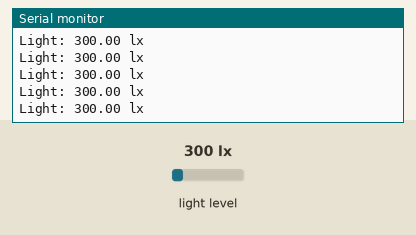
This sketch was run on a simulated ESP8266 (NodeMCU). On the bench: the last lines printed to the serial monitor. Inputs (shaded band) come from the test bench; at power-on: light level 300 lx.

Above: at 1.2 s.
1.3 s: light level set to 40 lx
At 1.9 s:
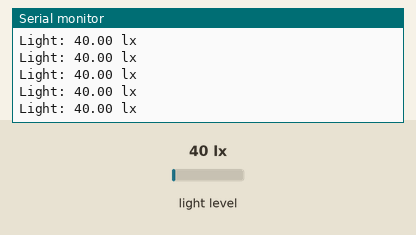
4.3 s: light level set to 500 lx
At 5.2 s:
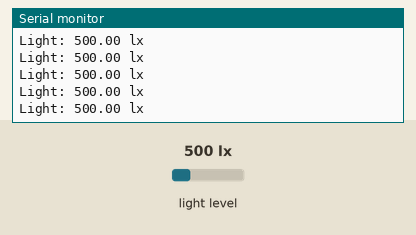
7.3 s: light level set to 40 lx
At 7.9 s:
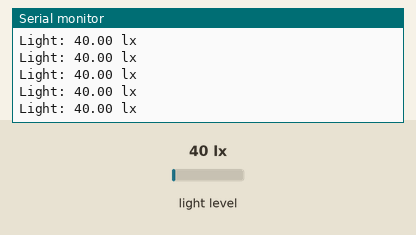
10.3 s: light level set to 1000 lx
At 10.8 s:
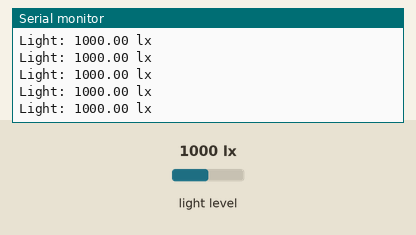
Timing chart, 0 to 13.3 s (numbered marks = the images above; inputs shaded):
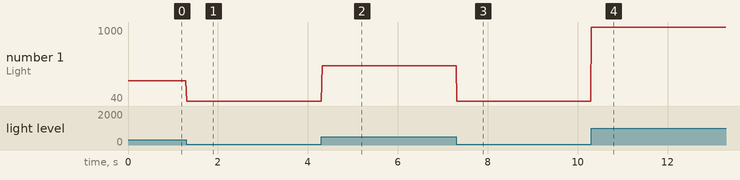

Measured:
- after the input at 1.3 s, the serial monitor: prints a new line at once (image 1)
- after the input at 4.3 s, the serial monitor: prints a new line at once (image 2)
- after the input at 7.3 s, the serial monitor: prints a new line at once (image 3)
- after the input at 10.3 s, the serial monitor: prints a new line at once (image 4)
- plotted number 1: 300 → 40 after the input at 1.3 s, 40 → 500 after the input at 4.3 s, 500 → 40 after the input at 7.3 s, 40 → 1000 after the input at 10.3 s

The sketch:

light_intensity_sensor.ino
```cpp
/*

  Connection:

    VCC -> 3V3 or 5V
    GND -> GND
    SCL -> D3
    SDA -> D4
    ADD -> (not connected) or GND

*/

#include <Wire.h>
#include <BH1750.h>

BH1750 lightMeter(0x23);

void setup(){

  Serial.begin(9600);

  // Initialize the I2C bus (BH1750 library doesn't do this automatically)
  Wire.begin(D4, D3);  //SDA = D4  SCL = D3

  // begin returns a boolean that can be used to detect setup problems.
  if (lightMeter.begin(BH1750::CONTINUOUS_HIGH_RES_MODE)) {
    Serial.println(F("BH1750 Advanced begin"));
  }
  else {
    Serial.println(F("Error initialising BH1750"));
  }

}


void loop() {
  if (lightMeter.measurementReady()) {
    float lux = lightMeter.readLightLevel();
    Serial.print("Light: ");
    Serial.print(lux);
    Serial.println(" lx");
  }

}
```
